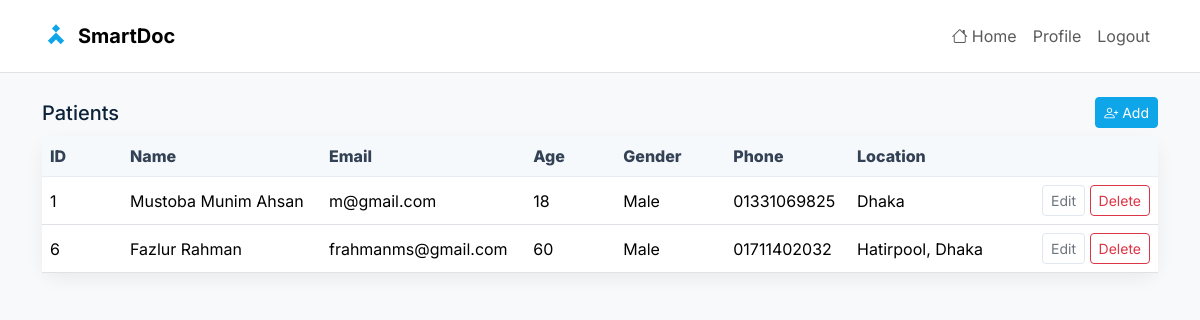
Screenshot of /admins/patients.php (signed in) with the database file from the repository.
### tables this page shows
CREATE TABLE `patient` (
  `patient_ID` int(11) NOT NULL,
  `name` varchar(100) NOT NULL,
  `email` varchar(100) NOT NULL,
  `age` int(11) DEFAULT NULL,
  `gender` varchar(20) DEFAULT NULL,
  `phone` varchar(20) DEFAULT NULL,
  `patient_location` varchar(250) DEFAULT NULL,
  `password_hash` varchar(255) DEFAULT NULL
);

### admins/includes/util.php (called while the page is built, shortened)
<?php
function h($s){ return htmlspecialchars((string)$s, ENT_QUOTES, 'UTF-8'); }

### admins/patients.php (the view, shortened to what this page needs)
<?php
require_once __DIR__ . '/includes/header.php';
?>
<div class="d-flex justify-content-between align-items-center mb-2">
  <h2 class="h5 mb-0">Patients</h2>
  <button class="btn btn-sm btn-primary" data-bs-toggle="modal" data-bs-target="#addPatient">
    <i class="bi bi-person-plus me-1"></i>Add
  </button>
</div>
<div class="card">
  <div class="table-responsive">
    <table class="table mb-0 align-middle">
      <thead>
        <tr>
          <th style="width:80px">ID</th>
          <th>Name</th>
          <th>Email</th>
          <th style="width:90px">Age</th>
          <th style="width:110px">Gender</th>
          <th>Phone</th>
          <th>Location</th>
          <th style="width:160px"></th>
        </tr>
      </thead>
      <tbody>
        <?php
        $rs = $con->query("SELECT * FROM `patient` ORDER BY `patient_ID` ASC");
        while($row = $rs->fetch_assoc()):
        ?>
          <tr>
            <td><?= (int)$row['patient_ID'] ?></td>
            <td><?= h($row['name']) ?></td>
            <td><?= h($row['email']) ?></td>
            <td><?= h($row['age']) ?></td>
            <td><?= h($row['gender']) ?></td>
            <td><?= h($row['phone']) ?></td>
            <td><?= h($row['patient_location']) ?></td>
            <td class="text-end">
              <button class="btn btn-sm btn-outline-secondary" data-bs-toggle="modal"
                      data-bs-target="#edit<?= (int)$row['patient_ID'] ?>">
                Edit
              </button>
              <form method="post" class="d-inline" onsubmit="return confirm('Delete this patient?');">
                <button class="btn btn-sm btn-outline-danger">Delete</button>
              </form>
            </td>
          </tr>
        <?php endwhile; ?>
      </tbody>
    </table>
  </div>
</div>
<?php require_once __DIR__ . '/includes/footer.php';
?>

### admins/assets/admin.css (style rules this page uses)
:root { --sd-primary:#0ea5e9; --sd-primary-deep:#0284c7; --sd-dark:#0b2239; --sd-accent:#10b981; --sd-bg:#f8fafc; --lav-50:#eef2ff; --lav-100:#e9d5ff; --lav-200:#d8b4fe; --lav-300:#c084fc; --navy:var(--sd-primary); --navy-deep:var(--sd-primary-deep); --navy-accent:#38bdf8; --muted:#64748b; --page-bg:var(--sd-bg); --card-bg:#ffffff; --shadow:0 6px 18px rgba(16,24,40,.06); --shadow-strong:0 10px 24px rgba(16,24,40,.12); --sidebar-w: 264px; }
html,body { height:100% }
body { background:var(--page-bg); color:var(--sd-dark); font-family:Inter, system-ui, -apple-system, Segoe UI, Roboto, "Helvetica Neue", Arial, "Noto Sans", "Apple Color Emoji","Segoe UI Emoji","Segoe UI Symbol","Noto Color Emoji"; -webkit-font-smoothing:antialiased; -moz-osx-font-smoothing:grayscale; }
.card { border:0; border-radius:16px; background:var(--card-bg); box-shadow:var(--shadow); }
.table { --bs-table-bg:#fff; }
.table thead th { background:#f6f9fc; color:#334155; font-weight:800; border-bottom:1px solid #e8edf4; }
.table tbody td { vertical-align:middle; }
.btn-primary { --bs-btn-bg:var(--sd-primary); --bs-btn-border-color:var(--sd-primary); --bs-btn-hover-bg:var(--sd-primary-deep); --bs-btn-hover-border-color:var(--sd-primary-deep); }
.btn-outline-secondary { border-color:#e1e7f0; }
.btn-outline-danger { --bs-btn-hover-bg:#fee2e2; --bs-btn-hover-border-color:#fecaca; --bs-btn-hover-color:#991b1b; }
* { scrollbar-width:thin; scrollbar-color:#c8d3e3 transparent; }

### rows the page displays
patient: patient_ID "1", name "Mustoba Munim Ahsan", email "m@gmail.com", age "18", gender "Male", phone "01331069825", patient_location "Dhaka"
patient: patient_ID "6", name "Fazlur Rahman", email "frahmanms@gmail.com", age "60", gender "Male", phone "01711402032", patient_location "Hatirpool, Dhaka"
